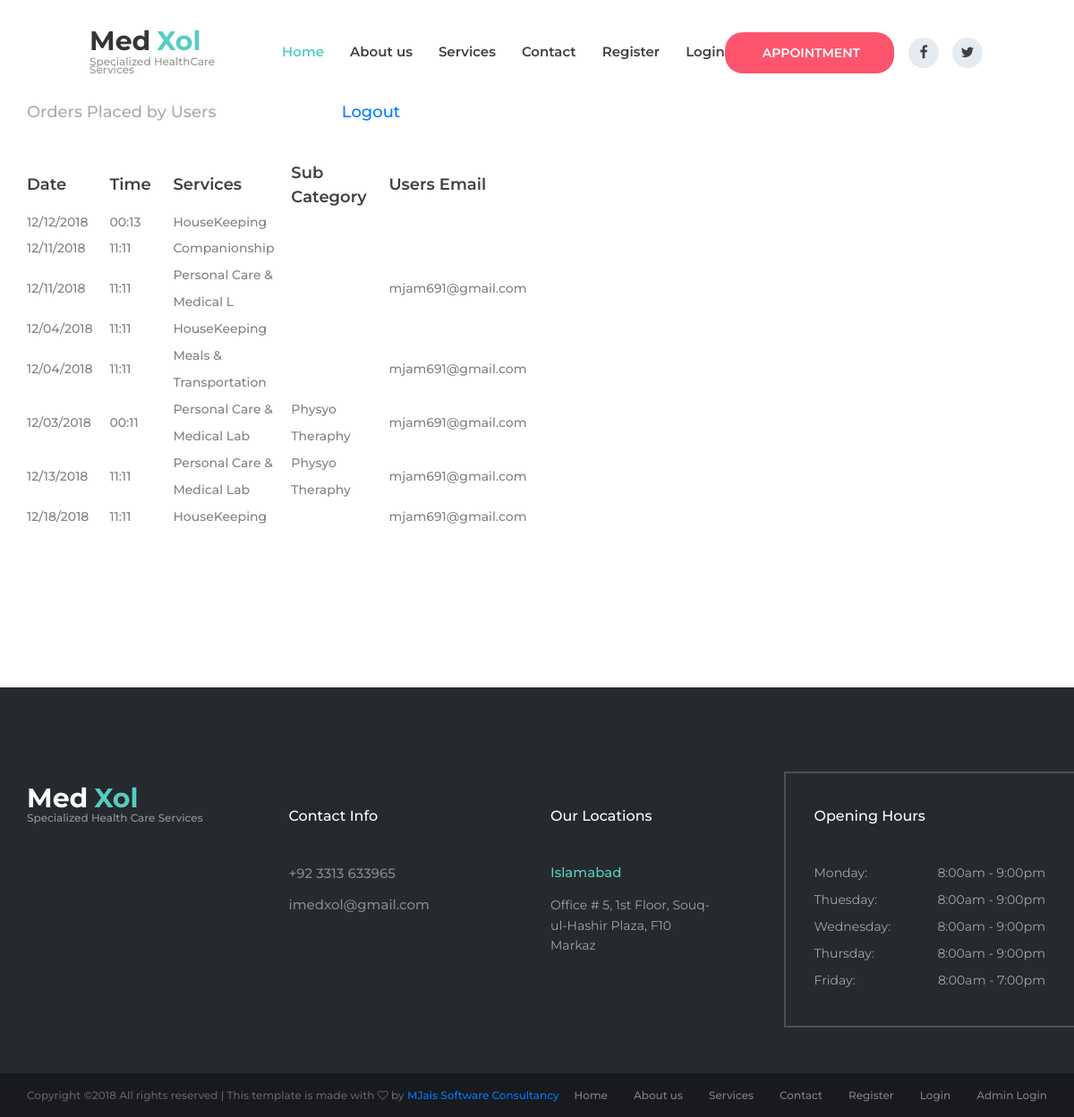
Screenshot of /AOrders.php with the database file from the repository.
### tables this page shows
CREATE TABLE IF NOT EXISTS `services` (
  `ServiceID` int(11) NOT NULL AUTO_INCREMENT,
  `Date` varchar(20) DEFAULT NULL,
  `Time` varchar(20) DEFAULT NULL,
  `Service` varchar(40) DEFAULT NULL,
  `SubCategory` varchar(50) NOT NULL,
  `Charges` varchar(20) NOT NULL,
  `UEmail` varchar(50) NOT NULL,
  PRIMARY KEY (`ServiceID`)
);

### AOrders.php (the view, shortened to what this page needs)
<?php
include('connect.php');
?>
<!DOCTYPE html>
<html lang="en">
<head>
<link rel="stylesheet" type="text/css" href="styles/bootstrap-4.1.2/bootstrap.min.css">
<link href="plugins/font-awesome-4.7.0/css/font-awesome.min.css" rel="stylesheet" type="text/css">
<link rel="stylesheet" type="text/css" href="plugins/OwlCarousel2-2.2.1/owl.carousel.css">
<link rel="stylesheet" type="text/css" href="plugins/OwlCarousel2-2.2.1/owl.theme.default.css">
<link rel="stylesheet" type="text/css" href="plugins/OwlCarousel2-2.2.1/animate.css">
<link href="plugins/jquery-datepicker/jquery-ui.css" rel="stylesheet" type="text/css">
<link rel="stylesheet" type="text/css" href="styles/main_styles.css">
<link rel="stylesheet" type="text/css" href="styles/responsive.css">
</head>
<body>
<div class="super_container">
	<?php include('menu.php');?>
	<div class="intro">
		<div class="container">
			<div class="row">
				<div class="col-lg-6 intro_col">
					<div class="intro_content">
						<div class="section_title_container">
							<div class="section_subtitle">Orders Placed by Users
                            &nbsp;&nbsp;&nbsp;&nbsp;&nbsp;&nbsp;
                                &nbsp;&nbsp;&nbsp;&nbsp;&nbsp;&nbsp;
                                &nbsp;&nbsp;&nbsp;&nbsp;&nbsp;&nbsp;
                                &nbsp;&nbsp;&nbsp;&nbsp;&nbsp;&nbsp;
                                <a href="Logout.php"> Logout</a>
                            </div>
						</div>
                        <br><br>
						 <table>
                        <tr>
                            <td><div class="milestone_text">Date&nbsp;&nbsp;&nbsp;&nbsp;&nbsp;</div></td>
                            <td><div class="milestone_text">Time&nbsp;&nbsp;&nbsp;&nbsp;&nbsp;</div></td>
                            <td><div class="milestone_text">Services&nbsp;&nbsp;&nbsp;&nbsp;&nbsp;</div></td>
                            <td><div class="milestone_text">Sub Category&nbsp;&nbsp;&nbsp;&nbsp;&nbsp;</div></td>
                            <td><div class="milestone_text">Users Email&nbsp;&nbsp;&nbsp;&nbsp;&nbsp;</div></td>
                            </tr>
                        <?php
              $sql = "SELECT Date, Time, Service, SubCategory, UEmail FROM services  ";
                $result = $con->query($sql);
                if ($result->num_rows > 0) {
                    while($row = $result->fetch_assoc()) {
                       $Date=$row["Date"];
                        $Time=$row["Time"];
                        $Service=$row["Service"];
                        $SubCategory=$row["SubCategory"];
                        $UEmail=$row["UEmail"];
                        ?>
                            <tr>
                            <td><p><?php echo $Date;?>&nbsp;&nbsp;&nbsp;&nbsp;&nbsp;</p></td>
                                <td><p><?php echo $Time; ?>&nbsp;&nbsp;&nbsp;&nbsp;&nbsp;</p></td>
                                <td><p><?php echo $Service;?>&nbsp;&nbsp;&nbsp;&nbsp;&nbsp;</p></td>
                                <td><p><?php echo $SubCategory;?>&nbsp;&nbsp;&nbsp;&nbsp;&nbsp;</p></td>
                                <td><p><?php echo $UEmail; ?>&nbsp;&nbsp;&nbsp;&nbsp;&nbsp;</p></td>
                            </tr>
              <?php
                    }
                } else {
                    echo "0 results";
                }
              ?>
                        </table>
						</div>
					</div>
				</div>
			</div>
		</div>
	</div>
	<?php include('footer.php');?>
</body>
</html>

### menu.php (shortened to what this page needs)
<header class="header trans_400">
	<div class="header_content d-flex flex-row align-items-center jusity-content-start trans_400">
		<div class="logo">
			<a href="#">
				<div>Med<span>Xol</span></div>
				<div>Specialized HealthCare Services</div>
			</a>
		</div>
		<nav class="main_nav">
			<ul class="d-flex flex-row align-items-center justify-content-start">
				<li class="active"><a href="index.html">Home</a></li>
				<li><a href="about.html">About us</a></li>
				<li><a href="Services.php">Services</a></li>
                   <li><a href="contact.html">Contact</a></li>
                   <li><a href="Register.php">Register</a></li>
                   <li><a href="Login.php">Login</a></li>
			</ul>
		</nav>
		<div class="header_extra d-flex flex-row align-items-center justify-content-end ml-auto">
			<div class="button button_1 header_button"><a href="Services.php">Appointment</a></div>
			<div class="social header_social">
				<ul class="d-flex flex-row align-items-center justify-content-start">
					<li><a href="https://www.facebook.com/MedXol/" target="_blank"><i class="fa fa-facebook" aria-hidden="true"></i></a></li>
					<li><a href="https://twitter.com/hashtag/MedXol" target="_blank"><i class="fa fa-twitter" aria-hidden="true"></i></a></li>
				</ul>
			</div>
		</div>
	</div>
</header>

### footer.php (shortened to what this page needs)
	<footer class="footer">
		<div class="footer_content">
			<div class="container">
				<div class="row">
					<div class="col-lg-3 footer_col">
						<div class="footer_about">
							<div class="footer_logo">
								<a href="#">
									<div>Med<span>Xol</span></div>
									<div>Specialized Health Care Services</div>
								</a>
							</div>
						</div>
					</div>
					<div class="col-lg-3 footer_col">
						<div class="footer_contact">
							<div class="footer_title">Contact Info</div>
							<ul class="contact_list">
								<li>+92 3313 633965</li>
								<li>imedxol@gmail.com</li>
							</ul>
						</div>
					</div>
					<div class="col-lg-3 footer_col">
						<div class="footer_location">
							<div class="footer_title">Our Locations</div>
							<ul class="locations_list">
								<li>
									<div class="location_title">Islamabad</div>
									<div class="location_text">Office # 5, 1st Floor, Souq-ul-Hashir Plaza, F10 Markaz</div>
								</li>
							</ul>
						</div>
					</div>
					<div class="col-lg-3 footer_col">
						<div class="opening_hours">
							<div class="footer_title">Opening Hours</div>
							<ul class="opening_hours_list">
								<li class="d-flex flex-row align-items-start justify-content-start">
									<div>Monday:</div>
									<div class="ml-auto">8:00am - 9:00pm</div>
								</li>
								<li class="d-flex flex-row align-items-start justify-content-start">
									<div>Thuesday:</div>
									<div class="ml-auto">8:00am - 9:00pm</div>
								</li>
								<li class="d-flex flex-row align-items-start justify-content-start">
									<div>Wednesday:</div>
									<div class="ml-auto">8:00am - 9:00pm</div>
								</li>
								<li class="d-flex flex-row align-items-start justify-content-start">
									<div>Thursday:</div>
									<div class="ml-auto">8:00am - 9:00pm</div>
								</li>
								<li class="d-flex flex-row align-items-start justify-content-start">
									<div>Friday:</div>
									<div class="ml-auto">8:00am - 7:00pm</div>
								</li>
							</ul>
						</div>
					</div>
				</div>
			</div>
		</div>
		<div class="footer_bar">
			<div class="container">
				<div class="row">
					<div class="col">
						<div class="footer_bar_content  d-flex flex-md-row flex-column align-items-md-center justify-content-start">
							<div class="copyright">
Copyright &copy;<script>document.write(new Date().getFullYear());</script> All rights reserved | This template is made with <i class="fa fa-heart-o" aria-hidden="true"></i> by <a href="https://www.facebook.com/MJais-Software-Consultancy-389393018135982/" target="_blank">MJais Software Consultancy</a>
</div>
							<nav class="footer_nav ml-md-auto">
								<ul class="d-flex flex-row align-items-center justify-content-start">
									<li class="active"><a href="index.html">Home</a></li>
					<li><a href="about.html">About us</a></li>
					<li><a href="Services.php">Services</a></li>
                    <li><a href="contact.html">Contact</a></li>
                    <li><a href="Register.php">Register</a></li>
                    <li><a href="Login.php">Login</a></li>
                                    <li><a href="AdminLogin.php">Admin Login</a></li>
								</ul>
							</nav>
						</div>
					</div>
				</div>
			</div>
		</div>
	</footer>

### styles/responsive.css (style rules this page uses)
@media only screen and (max-width: 1840px) { .main_nav { margin-left: 143px; } }
@media only screen and (max-width: 1600px) { .main_nav { margin-left: 54px; } }
@media only screen and (max-width: 1280px) { .main_nav ul li:not(:last-child) { margin-right: 29px; } }

### rows the page displays
services: Date "12/12/2018", Time "00:13", Service "HouseKeeping"
services: Date "12/11/2018", Time "11:11", Service "Companionship"
services: Date "12/11/2018", Time "11:11", Service "Personal Care & Medical L", UEmail "mjam691@gmail.com"
services: Date "12/04/2018", Time "11:11", Service "HouseKeeping"
services: Date "12/04/2018", Time "11:11", Service "Meals & Transportation", UEmail "mjam691@gmail.com"
services: Date "12/03/2018", Time "00:11", Service "Personal Care & Medical Lab", SubCategory "Physyo Theraphy", UEmail "mjam691@gmail.com"
services: Date "12/13/2018", Time "11:11", Service "Personal Care & Medical Lab", SubCategory "Physyo Theraphy", UEmail "mjam691@gmail.com"
services: Date "12/18/2018", Time "11:11", Service "HouseKeeping", UEmail "mjam691@gmail.com"
